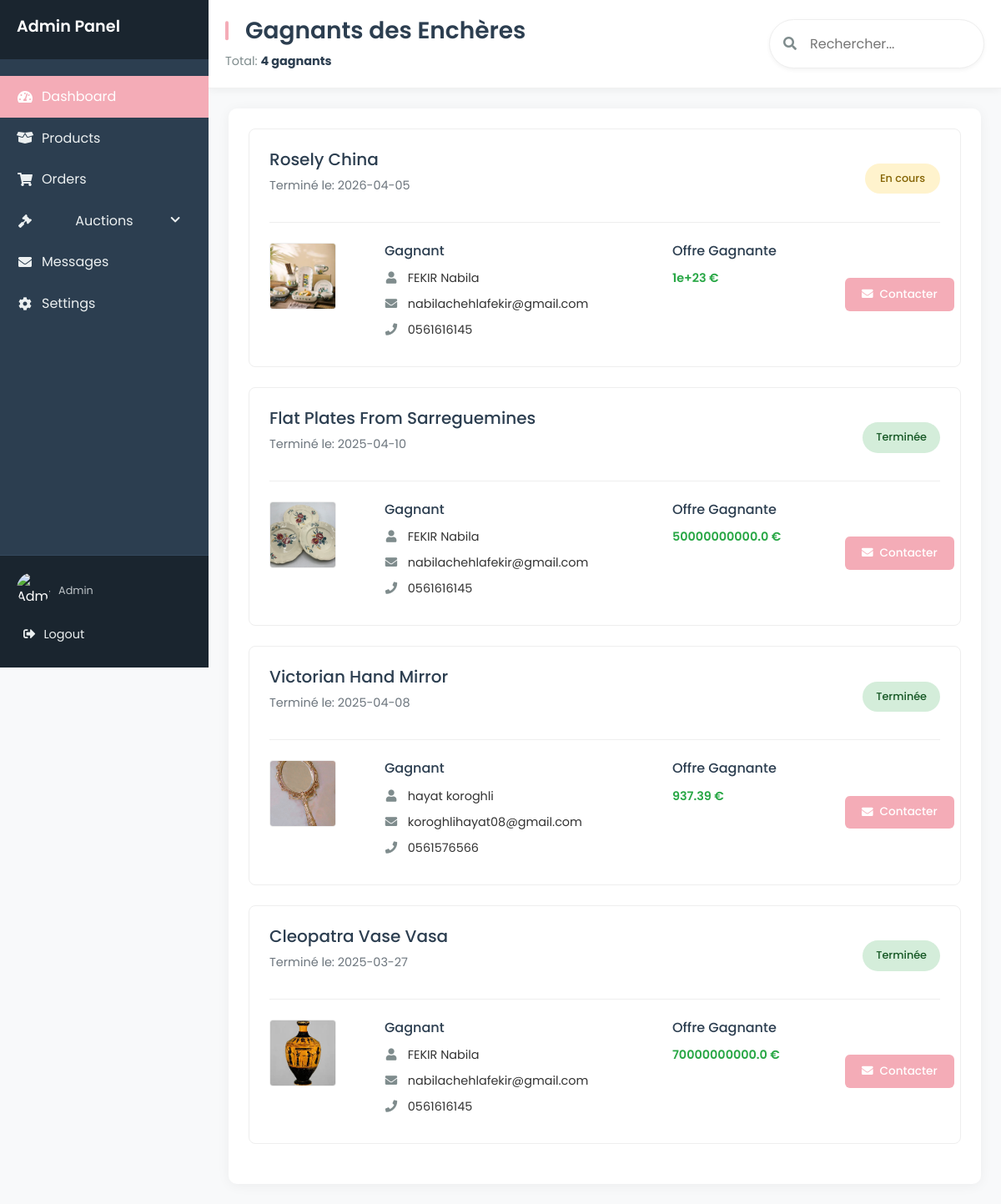
The app's page /admin/auction_winners with its own data.
### tables this page shows
CREATE TABLE enchere (
            id_enchere INTEGER PRIMARY KEY AUTOINCREMENT,
            name TEXT NOT NULL,
            etat TEXT NOT NULL DEFAULT 'En cours',
            description TEXT NOT NULL,
            image_url TEXT, 
            prix REAL NOT NULL,
            date_fin DATE NOT NULL,
            adresse TEXT NOT NULL
        );

CREATE TABLE users (
            id INTEGER PRIMARY KEY AUTOINCREMENT,
            FirstName TEXT NOT NULL,
            LastName TEXT NOT NULL,
            Email TEXT UNIQUE NOT NULL,
            phoneNum TEXT NOT NULL,
            password TEXT NOT NULL, 
            is_admin INTEGER NOT NULL DEFAULT 0 CHECK(is_admin IN (0,1))  
        );

### app.py (the view, shortened to what this page needs)
@app.route("/admin/auction_winners", methods=["GET", "POST"])
def auction_winners():
    conn = get_db()
    cursor = conn.cursor()
    cursor.execute(
        """
        SELECT
            e.id_enchere,
            e.name AS auction_name,
            e.image_url,
            e.date_fin,
            MAX(h.proposed_price) AS winning_bid,
            u.id AS winner_id,
            u.FirstName || ' ' || u.LastName AS winner_name,
            u.Email AS winner_email,
            u.phoneNum AS winner_phone,
            e.etat,
            CASE
                WHEN e.etat = 'Annulée' THEN 'Annulée'
                WHEN e.date_fin < date('now') THEN 'Terminée'
                ELSE 'En cours'
            END AS auction_status
        FROM enchere e
        JOIN historique_enchere h ON e.id_enchere = h.id_enchere
        JOIN users u ON h.id_user = u.id
        GROUP BY e.id_enchere
        HAVING winning_bid = h.proposed_price
        ORDER BY e.date_fin DESC
        """
    )
    winners = cursor.fetchall()
    conn.close()
    return render_template("winner_enchere.html", winners=winners)

### app.py (called while the page is built)
def get_db():
    conn = sqlite3.connect("database.db")
    conn.row_factory = sqlite3.Row
    return conn

### templates/winner_enchere.html (shortened to what this page needs)
<!DOCTYPE html>
<html lang="fr">
  <head>
    <link
      rel="stylesheet"
      href="https://cdnjs.cloudflare.com/ajax/libs/font-awesome/5.15.4/css/all.min.css" />
    <link href="https://cdn.jsdelivr.net/npm/bootstrap@5.1.3/dist/css/bootstrap.min.css" rel="stylesheet">
  </head>
  <body>
    <div class="admin-container">
    <aside class="sidebar">
        <div class="sidebar-header">
            <h2>Admin Panel</h2>
        </div>
        <ul class="sidebar-menu">
            <li class="active">
                <a href="{{ url_for('home_admin') }}">
                    <i class="fas fa-tachometer-alt"></i>
                    <span>Dashboard</span>
                </a>
            </li>
            <li >
                <a href="{{ url_for('gestion_produits') }}">
                    <i class="fas fa-box-open"></i>
                    <span>Products</span>
                </a>
            </li>
            <li >
                <a href="{{ url_for('admin_orders') }}" >
                    <i class="fas fa-shopping-cart"></i>
                    <span>Orders</span>
                </a>
            </li>
            <li class="has-submenu">
                <a href="#" class="submenu-toggle">
                    <i class="fas fa-gavel"></i>
                    <span>Auctions</span>
                    <i class="fas fa-chevron-down dropdown-icon"></i>
                </a>
            </li>
            <li>
                <a href="{{ url_for('admin_messages') }}">
                    <i class="fas fa-envelope"></i>
                    <span>Messages</span>
                </a>
            </li>
            <li>
                <a href="#">
                    <i class="fas fa-cog"></i>
                    <span>Settings</span>
                </a>
            </li>
        </ul>
        <div class="sidebar-footer">
            <div class="user-profile">
                <img src="{{ url_for('static', filename='img/admin-avatar.jpg') }}" alt="Admin" />
                <div class="user-info">
                    <small>Admin</small>
                </div>
            </div>
            <a href="{{ url_for('logout') }}" class="logout-btn">
                <i class="fas fa-sign-out-alt"></i>
                <span>Logout</span>
            </a>
        </div>
    </aside>
      <div class="content-wrapper">
        <header class="main-header">
          <div class="header-title">
            <h1>Gagnants des Enchères</h1>
            <div class="auction-summary">
              <div class="summary-item">
                Total: <strong>{{ winners|length }} gagnants</strong>
              </div>
            </div>
          </div>
          <div class="header-actions">
            <div class="search-box">
              <i class="fas fa-search"></i>
              <input type="text" placeholder="Rechercher..." />
            </div>
          </div>
        </header>
        <main class="main-content">
          <div class="winners-container">
            {% if winners|length > 0 %}
              {% for winner in winners %}
              <div class="winner-card">
                <div class="winner-header">
                  <div>
                    <h3>{{ winner.auction_name }}</h3>
                    <p class="text-muted">Terminé le: {{ winner.date_fin }}</p>
                  </div>
                  <div>
                    <span class="status-badge
                      {% if winner.auction_status == 'Terminée' %}status-completed
                      {% elif winner.auction_status == 'Annulée' %}status-canceled
                      {% else %}status-active{% endif %}">
                      {{ winner.auction_status }}
                    </span>
                  </div>
                </div>
                <div class="row">
                  <div class="col-md-2">
                    <img src="{{ url_for('static', filename=winner.image_url) }}"
                         alt="{{ winner.auction_name }}" class="product-image">
                  </div>
                  <div class="col-md-5 winner-info">
                    <h4>Gagnant</h4>
                    <p><i class="fas fa-user"></i> {{ winner.winner_name }}</p>
                    <p><i class="fas fa-envelope"></i> {{ winner.winner_email }}</p>
                    <p><i class="fas fa-phone"></i> {{ winner.winner_phone }}</p>
                  </div>
                  <div class="col-md-3 winner-info">
                    <h4>Offre Gagnante</h4>
                    <p class="winning-bid">{{ winner.winning_bid }} €</p>
                  </div>
                  <div class="col-md-2 d-flex align-items-center">
                    <button class="btn contact-btn"
                            onclick="openEmailModal('{{ winner.winner_email }}')">
                      <i class="fas fa-envelope"></i> Contacter
                    </button>
                  </div>
                </div>
              </div>
              {% endfor %}
            {% else %}
              <div class="empty-state">
                <i class="fas fa-trophy"></i>
                <h3>Aucun gagnant d'enchère trouvé</h3>
                <p>Aucune enchère n'a été terminée avec un gagnant pour le moment.</p>
              </div>
            {% endif %}
          </div>
        </main>
      </div>
    </div>
  </body>
</html>

### records on screen
enchere: auction_name "Rosely China", date_fin "2026-04-05", auction_status "En cours", image_url+name (picture), winner_name "FEKIR Nabila", winner_email "nabilachehlafekir@gmail.com", winner_phone "0561616145", winning_bid "1e+23"
enchere: auction_name "Flat Plates From Sarreguemines", date_fin "2025-04-10", auction_status "Terminée", image_url+name (picture), winner_name "FEKIR Nabila", winner_email "nabilachehlafekir@gmail.com", winner_phone "0561616145", winning_bid "50000000000.0"
enchere: auction_name "Victorian Hand Mirror", date_fin "2025-04-08", auction_status "Terminée", image_url+name (picture), winner_name "hayat koroghli", winner_email "koroghlihayat08@gmail.com", winner_phone "0561576566", winning_bid "937.39"
enchere: auction_name "Cleopatra Vase Vasa", date_fin "2025-03-27", auction_status "Terminée", image_url (picture), winner_name "FEKIR Nabila", winner_email "nabilachehlafekir@gmail.com", winner_phone "0561616145", winning_bid "70000000000.0"

### other values on screen
{{ winners|length }} "4"
